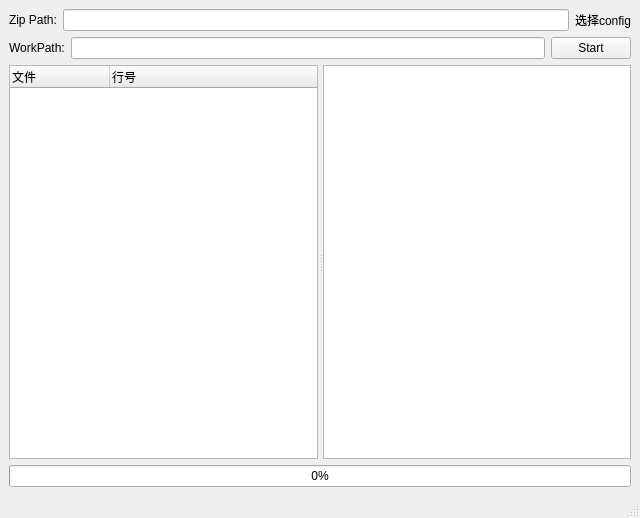
<?xml version="1.0" encoding="UTF-8"?>
<ui version="4.0">
 <class>main_window</class>
 <widget class="QMainWindow" name="main_window">
  <property name="windowModality">
   <enum>Qt::ApplicationModal</enum>
  </property>
  <property name="geometry">
   <rect>
    <x>0</x>
    <y>0</y>
    <width>640</width>
    <height>518</height>
   </rect>
  </property>
  <property name="minimumSize">
   <size>
    <width>640</width>
    <height>480</height>
   </size>
  </property>
  <property name="mouseTracking">
   <bool>false</bool>
  </property>
  <property name="acceptDrops">
   <bool>false</bool>
  </property>
  <property name="windowTitle">
   <string>验证工具</string>
  </property>
  <widget class="QWidget" name="central_widget">
   <property name="acceptDrops">
    <bool>false</bool>
   </property>
   <layout class="QGridLayout" name="gridLayout">
    <item row="0" column="0">
     <layout class="QVBoxLayout" name="vertical_layout">
      <item>
       <layout class="QHBoxLayout" name="horizontal_layout">
        <item>
         <widget class="QLabel" name="zip_path_label">
          <property name="text">
           <string>Zip Path:</string>
          </property>
         </widget>
        </item>
        <item>
         <widget class="MyQLineEdit" name="zip_path">
          <property name="minimumSize">
           <size>
            <width>471</width>
            <height>0</height>
           </size>
          </property>
          <property name="acceptDrops">
           <bool>true</bool>
          </property>
         </widget>
        </item>
        <item>
         <widget class="QLabel" name="config_path">
          <property name="cursor">
           <cursorShape>PointingHandCursor</cursorShape>
          </property>
          <property name="acceptDrops">
           <bool>false</bool>
          </property>
          <property name="text">
           <string>选择config</string>
          </property>
         </widget>
        </item>
       </layout>
      </item>
      <item>
       <layout class="QHBoxLayout" name="horizontal_layout_2">
        <item>
         <widget class="QLabel" name="work_path_label">
          <property name="text">
           <string>WorkPath:</string>
          </property>
         </widget>
        </item>
        <item>
         <widget class="MyQLineEdit" name="work_path">
          <property name="minimumSize">
           <size>
            <width>471</width>
            <height>0</height>
           </size>
          </property>
          <property name="acceptDrops">
           <bool>true</bool>
          </property>
         </widget>
        </item>
        <item>
         <widget class="QPushButton" name="start_button">
          <property name="text">
           <string>Start</string>
          </property>
         </widget>
        </item>
       </layout>
      </item>
      <item>
       <widget class="QSplitter" name="splitter">
        <property name="sizePolicy">
         <sizepolicy hsizetype="Expanding" vsizetype="Expanding">
          <horstretch>0</horstretch>
          <verstretch>0</verstretch>
         </sizepolicy>
        </property>
        <property name="lineWidth">
         <number>0</number>
        </property>
        <property name="midLineWidth">
         <number>0</number>
        </property>
        <property name="orientation">
         <enum>Qt::Horizontal</enum>
        </property>
        <property name="handleWidth">
         <number>5</number>
        </property>
        <property name="childrenCollapsible">
         <bool>true</bool>
        </property>
        <widget class="MyQTreeWidget" name="tree_view">
         <property name="enabled">
          <bool>true</bool>
         </property>
         <property name="contextMenuPolicy">
          <enum>Qt::ActionsContextMenu</enum>
         </property>
         <column>
          <property name="text">
           <string>文件</string>
          </property>
         </column>
         <column>
          <property name="text">
           <string>行号</string>
          </property>
         </column>
        </widget>
        <widget class="MyQTextBrowser" name="text_view">
         <property name="sizePolicy">
          <sizepolicy hsizetype="Expanding" vsizetype="Expanding">
           <horstretch>0</horstretch>
           <verstretch>0</verstretch>
          </sizepolicy>
         </property>
         <property name="acceptDrops">
          <bool>false</bool>
         </property>
        </widget>
       </widget>
      </item>
      <item>
       <widget class="QProgressBar" name="progress_bar">
        <property name="value">
         <number>0</number>
        </property>
        <property name="textVisible">
         <bool>true</bool>
        </property>
       </widget>
      </item>
     </layout>
    </item>
   </layout>
  </widget>
  <widget class="QStatusBar" name="status_bar"/>
  <widget class="QMenuBar" name="menuBar">
   <property name="geometry">
    <rect>
     <x>0</x>
     <y>0</y>
     <width>640</width>
     <height>23</height>
    </rect>
   </property>
  </widget>
 </widget>
 <customwidgets>
  <customwidget>
   <class>MyQLineEdit</class>
   <extends>QLineEdit</extends>
   <header>myqlineedit</header>
  </customwidget>
  <customwidget>
   <class>MyQTextBrowser</class>
   <extends>QTextBrowser</extends>
   <header>myqtextbrowser</header>
  </customwidget>
  <customwidget>
   <class>MyQTreeWidget</class>
   <extends>QTreeWidget</extends>
   <header location="global">myqtreewidget</header>
  </customwidget>
 </customwidgets>
 <resources/>
 <connections/>
</ui>
